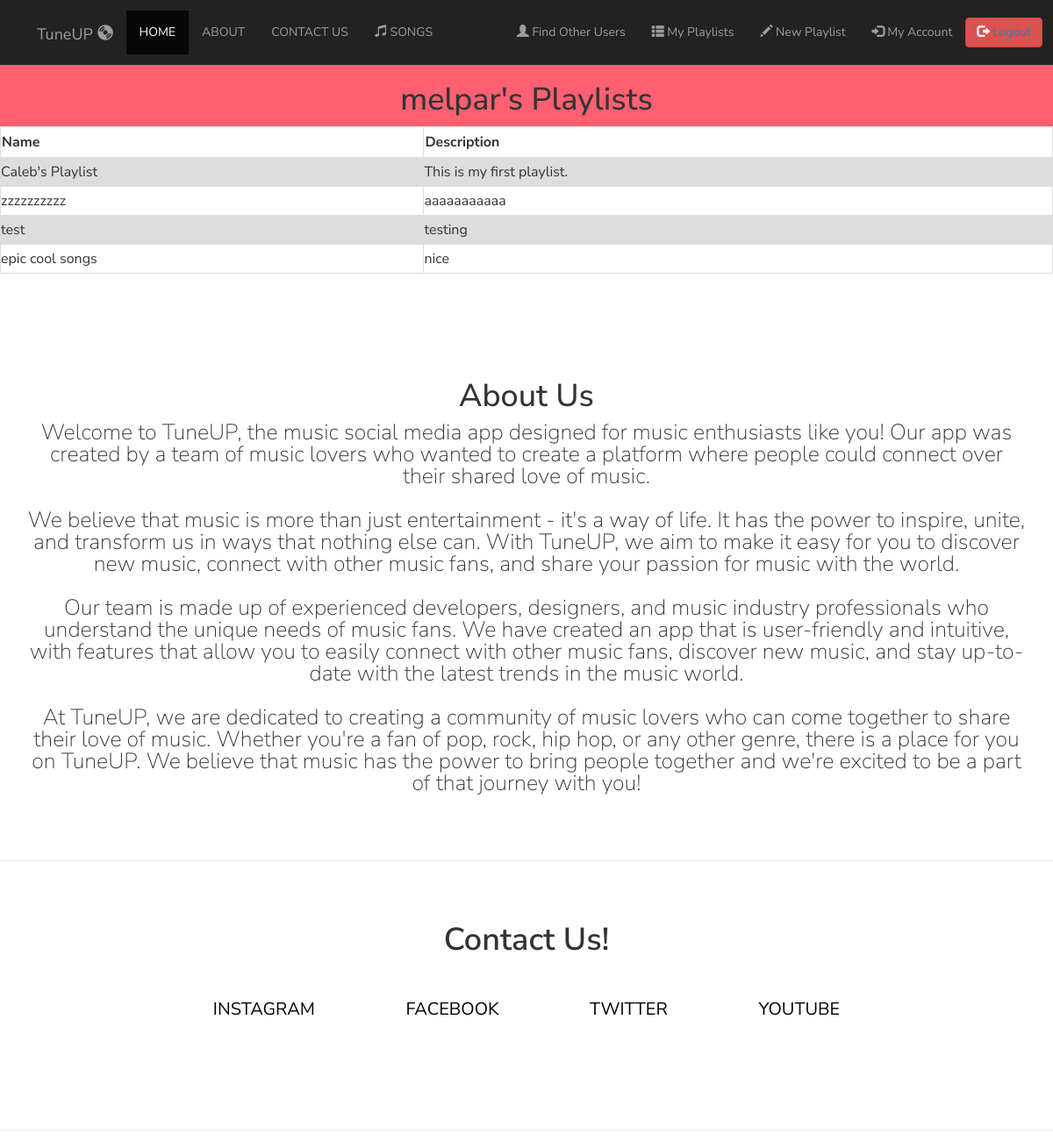
/Project/MyPlaylists.php (signed in), run on the app's committed database.
### tables this page shows
CREATE TABLE `playlists` (
  `playlistID` int(11) NOT NULL,
  `userID` varchar(15) NOT NULL,
  `name` varchar(100) NOT NULL,
  `description` varchar(300) NOT NULL,
  `public` tinyint(1) NOT NULL DEFAULT 1
);

### Project/MyPlaylists.php (the view, shortened to what this page needs)
<?php
include "db_connection.php";
if (isset($_SESSION['UniqueID']) && isset($_SESSION['Username']) && isset($_SESSION['Address']) && isset($_SESSION['UniqueID'])) {
 ?>
<!DOCTYPE html>
<html lang="en">
  <head>
    <link rel="stylesheet" href="musicpage1.css" />
    <link rel="stylesheet" href="https://maxcdn.bootstrapcdn.com/bootstrap/3.4.1/css/bootstrap.min.css">
  </head>
  <body>
    <section class="header" id="header">
      <nav class="navbar-static-top navbar-inverse">
        <div class="container-fluid">
          <div class="navbar-header">
            <a class="navbar-brand" href="home.php">TuneUP <span class="glyphicon glyphicon-cd"></span></a>
          </div>
          <ul class="nav navbar-nav">
            <li class="active"><a href="home.php">HOME</a></li>
            <li><a href="#about">ABOUT</a></li>
            <li><a href="#socials">CONTACT US</a></li>
            <li><a href="MusicPage.php"><span class="glyphicon glyphicon-music"></span> SONGS </a></li>
          </ul>
          <ul class="nav navbar-nav navbar-right">
          <li><a href="UserPlaylist.php"><span class="glyphicon glyphicon-user"></span> Find Other Users</a></li>
          <li><a href="MyPlaylists.php"><span class="glyphicon glyphicon-th-list"></span> My Playlists</a></li>
          <li><a href="NewPlaylist.php"><span class="glyphicon glyphicon-pencil"></span> New Playlist</a></li>
            <li><a href="MyAccount.php"><span class="glyphicon glyphicon-log-in"></span> My Account</a></li>
            <button class="btn btn-danger navbar-btn"><span class="glyphicon glyphicon-log-out"></span><a href="index.php"> Logout</a></button>
          </ul>
        </div>
      </nav>
    </section>
    <div class="container-fluid" id = "welcome">
    <h1><?php echo $_SESSION['Username']?>'s Playlists</h1>
    </div>
      <body>
           <table>
           <tr>
           <form method="post">
    <th><input type="submit" type="submit" name="Name" class="button" value="Name    " /></th>
    <th><input type="submit" type="submit" name="Description" class="button" value="Description    " /></th>
  </tr>
  <?php
                $id = $_SESSION['UniqueID'];
                if ($_POST['Name'] != null){
                  $sql = "SELECT * FROM playlists WHERE userID = '$id' ORDER BY name";
                } else if ($_POST['Description'] != null) {
                  $sql = "SELECT * FROM playlists WHERE userID = '$id' ORDER BY description";
                } else {
                  $sql = "SELECT * FROM playlists WHERE userID = '$id'";
                }
                  $result = mysqli_query($conn, $sql);
                  $resultCheck = mysqli_num_rows($result);
                if ($resultCheck) {
                    while ($row = mysqli_fetch_assoc($result)) {
                      $link = "location.href='playlist.php?id=" . $row['playlistID'] . "'";
                      ?>
  <tr>
    <td onclick="<?php echo $link?>"><?php echo $row['name'] . " "; ?></td>
    <td onclick="<?php echo $link?>"><?php echo $row['description'] . " ";
 }
    }?></td>
  </tr>
</table>
    </body>
    <section class="about" id="about">
      <h1>About Us</h1>
      <p>Welcome to TuneUP, the music social media app designed for music enthusiasts like you! Our app was created by a team of music lovers who wanted to create a platform where people could connect over their shared love of music.<br><br>
        We believe that music is more than just entertainment - it's a way of life. It has the power to inspire, unite, and transform us in ways that nothing else can. With TuneUP, we aim to make it easy for you to discover new music, connect with other music fans, and share your passion for music with the world.<br><br>
        Our team is made up of experienced developers, designers, and music industry professionals who understand the unique needs of music fans. We have created an app that is user-friendly and intuitive, with features that allow you to easily connect with other music fans, discover new music, and stay up-to-date with the latest trends in the music world.<br><br>
        At TuneUP, we are dedicated to creating a community of music lovers who can come together to share their love of music. Whether you're a fan of pop, rock, hip hop, or any other genre, there is a place for you on TuneUP. We believe that music has the power to bring people together and we're excited to be a part of that journey with you!
      </p>
    </section>
    <hr />
    <section class="socials" id="socials">
      <h1>Contact Us!</h1>
      <div class="social-links">
        <ul>
          <li><a href= "https://www.youtube.com/watch?v=9cPxh2DikIA">INSTAGRAM</a></li>
          <li>
            <a href= "https://www.youtube.com/watch?v=9PWjqgM_CU8">FACEBOOK</a>
          </li>
          <li><a href = "https://www.youtube.com/watch?v=XPDJKacOwjI">TWITTER</a></li>
          <li>
            <a href="https://www.youtube.com/watch?v=ZXtT3yZPAVc">YOUTUBE</a>
          </li>
        </ul>
      </div>
    </section>
    <hr />
  </body>
</html>
<?php
}else{
     header("Location: index.php");
     exit();
}
 ?>

### Project/musicpage1.css (style rules this page uses)
table { font-family: arial, sans-serif; border-collapse: collapse; width: 100%; font-size: 16px; line-height: 2; }
td, th { border: 1px solid #dddddd; text-align: left; padding: 8px; font-size: 16px; line-height: 2; }
tr:nth-child(even) { background-color: #dddddd; }
body { background-color: #ff6071; }
* { margin: 0; padding: 0; font-family: "Nunito Sans", sans-serif; scroll-behavior: smooth; }
div { text-align: center; }
nav { display: flex; padding: 1%; justify-content: space-between; align-items: center; }
h1 { text-align: center; }
.about { width: 95%; margin: auto; margin-bottom: 75px; text-align: center; padding-top: 100px; }
#welcome { background-color:#ff6071; }
h1 { font-size: 40px; font-weight: 600; }
p { font-size: 25px; font-weight: 200; line-height: 25px; }
.socials { width: 100%; text-align: center; padding: 30px 0; }
.socials h1 { margin-bottom: 25px; margin-top: 20px; font-weight: 600; }
.social-links { flex: 1; text-align: center; }
.social-links ul li { list-style: none; display: inline-block; padding: 20px 50px; padding-bottom: 60px; position: relative; }
.social-links ul li a { color: black; text-decoration: none; font-size: 20px; }
.social-links ul li::after { content: ""; width: 0%; height: 3px; background: lightseagreen; display: block; margin: auto; transition: 0.5s; }
input { border-radius:2px; border:1px solid #ffffff; background: rgb(255, 255, 255); display:inline-block; cursor:pointer; color:#030003; font-family:Arial; font-size:14px; font-weight:bold; }

### data on the page
playlists: name "Caleb's Playlist", description "This is my first playlist."
playlists: name "zzzzzzzzzz", description "aaaaaaaaaaa"
playlists: name "test", description "testing"
playlists: name "epic cool songs", description "nice"

### other printed values
$_SESSION['Username'] "melpar"
